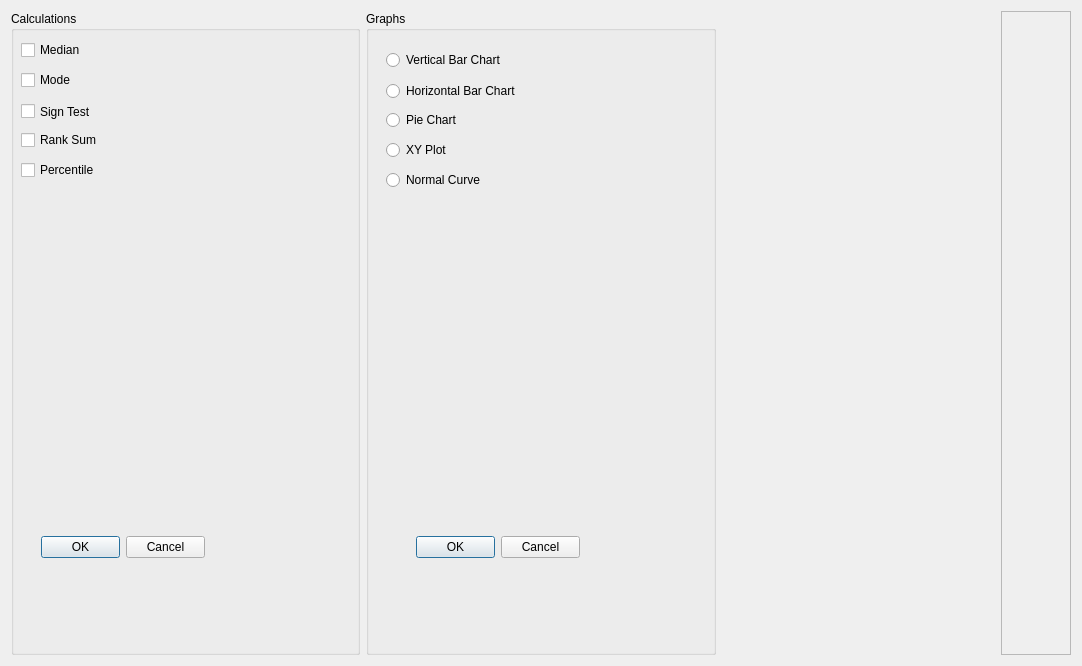
<?xml version="1.0" encoding="UTF-8"?>
<ui version="4.0">
 <class>Form</class>
 <widget class="QWidget" name="Form">
  <property name="geometry">
   <rect>
    <x>0</x>
    <y>0</y>
    <width>1082</width>
    <height>666</height>
   </rect>
  </property>
  <property name="windowTitle">
   <string>Form</string>
  </property>
  <layout class="QVBoxLayout" name="verticalLayout">
   <item>
    <layout class="QHBoxLayout" name="horizontalLayout">
     <property name="leftMargin">
      <number>0</number>
     </property>
     <item>
      <widget class="QGroupBox" name="groupBox_2">
       <property name="title">
        <string>Calculations</string>
       </property>
       <widget class="QCheckBox" name="MediancheckBox">
        <property name="geometry">
         <rect>
          <x>10</x>
          <y>30</y>
          <width>85</width>
          <height>18</height>
         </rect>
        </property>
        <property name="text">
         <string>Median</string>
        </property>
       </widget>
       <widget class="QDialogButtonBox" name="CalcButtonBox">
        <property name="geometry">
         <rect>
          <x>30</x>
          <y>520</y>
          <width>164</width>
          <height>32</height>
         </rect>
        </property>
        <property name="standardButtons">
         <set>QDialogButtonBox::Cancel|QDialogButtonBox::Ok</set>
        </property>
       </widget>
       <widget class="QCheckBox" name="modeCheckBox">
        <property name="geometry">
         <rect>
          <x>10</x>
          <y>60</y>
          <width>85</width>
          <height>18</height>
         </rect>
        </property>
        <property name="text">
         <string>Mode</string>
        </property>
       </widget>
       <widget class="QCheckBox" name="SignTestCheck">
        <property name="geometry">
         <rect>
          <x>10</x>
          <y>90</y>
          <width>161</width>
          <height>21</height>
         </rect>
        </property>
        <property name="text">
         <string>Sign Test</string>
        </property>
       </widget>
       <widget class="QCheckBox" name="RankSumCheck">
        <property name="geometry">
         <rect>
          <x>10</x>
          <y>120</y>
          <width>151</width>
          <height>18</height>
         </rect>
        </property>
        <property name="text">
         <string>Rank Sum</string>
        </property>
       </widget>
       <widget class="QCheckBox" name="PercentileCheck">
        <property name="geometry">
         <rect>
          <x>10</x>
          <y>150</y>
          <width>85</width>
          <height>18</height>
         </rect>
        </property>
        <property name="text">
         <string>Percentile</string>
        </property>
       </widget>
      </widget>
     </item>
     <item>
      <widget class="QGroupBox" name="groupBox">
       <property name="maximumSize">
        <size>
         <width>16777215</width>
         <height>16777215</height>
        </size>
       </property>
       <property name="title">
        <string>Graphs</string>
       </property>
       <property name="checkable">
        <bool>false</bool>
       </property>
       <widget class="QDialogButtonBox" name="graphButtonBox">
        <property name="geometry">
         <rect>
          <x>50</x>
          <y>520</y>
          <width>164</width>
          <height>32</height>
         </rect>
        </property>
        <property name="standardButtons">
         <set>QDialogButtonBox::Cancel|QDialogButtonBox::Ok</set>
        </property>
       </widget>
       <widget class="QRadioButton" name="verBarRadioB">
        <property name="geometry">
         <rect>
          <x>20</x>
          <y>40</y>
          <width>141</width>
          <height>18</height>
         </rect>
        </property>
        <property name="text">
         <string>Vertical Bar Chart</string>
        </property>
       </widget>
       <widget class="QRadioButton" name="horBarRadioB">
        <property name="geometry">
         <rect>
          <x>20</x>
          <y>70</y>
          <width>151</width>
          <height>20</height>
         </rect>
        </property>
        <property name="text">
         <string>Horizontal Bar Chart</string>
        </property>
       </widget>
       <widget class="QRadioButton" name="pieChartRadioB">
        <property name="geometry">
         <rect>
          <x>20</x>
          <y>100</y>
          <width>97</width>
          <height>18</height>
         </rect>
        </property>
        <property name="text">
         <string>Pie Chart</string>
        </property>
       </widget>
       <widget class="QRadioButton" name="xyPlotRadioB">
        <property name="geometry">
         <rect>
          <x>20</x>
          <y>130</y>
          <width>97</width>
          <height>18</height>
         </rect>
        </property>
        <property name="text">
         <string>XY Plot</string>
        </property>
       </widget>
       <widget class="QRadioButton" name="normalCurRadioB">
        <property name="geometry">
         <rect>
          <x>20</x>
          <y>160</y>
          <width>111</width>
          <height>18</height>
         </rect>
        </property>
        <property name="text">
         <string>Normal Curve</string>
        </property>
       </widget>
      </widget>
     </item>
     <item alignment="Qt::AlignRight">
      <widget class="QScrollArea" name="scrollArea">
       <property name="widgetResizable">
        <bool>true</bool>
       </property>
       <widget class="QWidget" name="scrollAreaWidgetContents">
        <property name="geometry">
         <rect>
          <x>0</x>
          <y>0</y>
          <width>76</width>
          <height>624</height>
         </rect>
        </property>
       </widget>
      </widget>
     </item>
    </layout>
   </item>
  </layout>
 </widget>
 <resources/>
 <connections/>
</ui>
